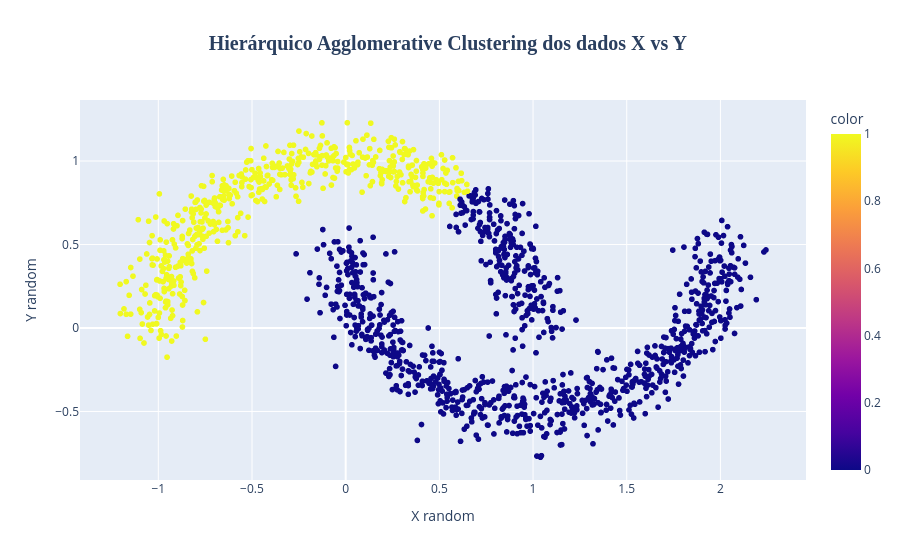

Source (notebook cell):
### Code cell
#hc = AgglomerativeClustering(n_clusters=2, affinity='euclidean', linkage='ward')
hc = AgglomerativeClustering(n_clusters=2, metric='euclidean', linkage='ward')
rotulos = hc.fit_predict(X_random)
print(set(rotulos))
grafico = px.scatter(x = X_random[:,0], y = X_random[:, 1], color = rotulos, title='<b>Hierárquico Agglomerative Clustering dos dados X vs Y </b>')

grafico.update_layout(
    xaxis_title_text='X random',
    yaxis_title_text='Y random',
    # padrão o título
    title_font_size=20,  # Define o tamanho da fonte do título
    title_font_family='Arial Black', # Uma fonte mais grossa
    title_x=0.5 # Centraliza o título no gráfico
)

grafico.show()
grafico.write_html("Figuras/19-5_grafico4.html")

### Figure 1 — Plotly figure (JSON) as saved in the notebook; plotly's stock layout.template omitted (floating-point values rounded to 4 significant figures; data arrays with more than 128 entries replaced by an {"elided": "..."} marker saying what was removed)
{"data": [{"hovertemplate": "x=%{x}<br>y=%{y}<br>color=%{marker.color}<extra></extra>", "legendgroup": "", "marker": {"color": {"elided": "1500 int values"}, "coloraxis": "coloraxis", "symbol": "circle"}, "mode": "markers", "name": "", "showlegend": false, "type": "scattergl", "x": {"elided": "1500 float values"}, "xaxis": "x", "y": {"elided": "1500 float values"}, "yaxis": "y"}], "layout": {"autosize": true, "coloraxis": {"colorbar": {"title": {"text": "color"}}, "colorscale": [[0, "#0d0887"], [0.1111, "#46039f"], [0.2222, "#7201a8"], [0.3333, "#9c179e"], [0.4444, "#bd3786"], [0.5556, "#d8576b"], [0.6667, "#ed7953"], [0.7778, "#fb9f3a"], [0.8889, "#fdca26"], [1, "#f0f921"]]}, "legend": {"tracegroupgap": 0}, "title": {"font": {"family": "Arial Black", "size": 20}, "text": "<b>Hierárquico Agglomerative Clustering dos dados X vs Y </b>", "x": 0.5}, "xaxis": {"anchor": "y", "autorange": true, "domain": [0, 1], "range": [-1.413, 2.452], "title": {"text": "X random"}, "type": "linear"}, "yaxis": {"anchor": "x", "autorange": true, "domain": [0, 1], "range": [-0.9396, 1.395], "title": {"text": "Y random"}, "type": "linear"}}}
